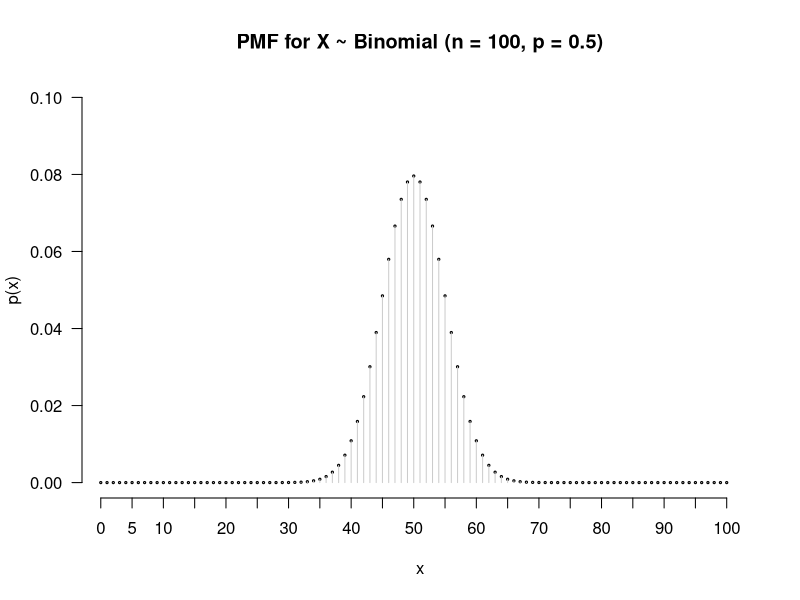

R code for this plot: (Note: this script raises an error after producing the figure.)
# binomial

x_values <- 0:100

# Now we produce an empty plot.
plot(
  x = x_values,
  ylim = c(0, 0.1), # With ylim you can adjust the limits of the y axis.
  type = "n",       # type "n" produces an empty plot window.
  main = "PMF for X ~ Binomial (n = 100, p = 0.5)",
  xlab = "x",
  ylab = "p(x)",
  las = 1,
  frame = F,
  axes = F
)
axis(1, seq(0,100,5), labels = seq(0,100,5))
axis(2, seq(0, 0.1,0.02), las = 1)
# Let's add the points.
points(x_values, 
       dbinom(x_values, size = 100, p = 0.5), 
       cex = 0.3, 
       pch = 19, 
       # col = viridis(1)
)

segments(x0 = x_values, 
         y0 = 0, 
         x1 = x_values, 
         y1 = dbinom(x_values, size = 100, p = 0.5), 
         col = "grey80"
)

## pbinom
# And those lines we know from the lecture.
segments(x0 = x_values[1:56], 
         y0 = 0, 
         x1 = x_values[1:56], 
         y1 = dbinom(x_values[1:56], size = 100, p = 0.5), 
         col = viridis(4)[1]
) 
arrows(
  48,
  .05,
  30,
  .07,
  code = 1,
  angle = 45,
  length = .1,
  lwd = 2,
  col = viridis(3)[1]
)
text(x = 30,
     y = 0.07,
     paste('P(X <= 55) =', '\npbinom(55, 100, 0.5) =\n',
           'dbinom(0, 100, 0.5) + dbinom(1, 100, 0.5) +\n... + dbinom(55, 100, 0.5) =',
           round(pbinom(55, 100, 0.5), 3)),
     pos = 3,
     cex = .85)
#dbinom
points(55, 
       dbinom(55, size = 100, p = 0.5), 
       cex = 1, 
       pch = 19, 
       col = viridis(4)[2]
)
arrows(
  55,
  dbinom(55, 100, 0.5),
  65,
  .07,
  code = 1,
  angle = 45,
  length = .1,
  lwd = 2,
  col = viridis(4)[2]
)
text(x = 65,
     y = 0.07,
     paste('p(X=55) =\ndbinom(55, 100, 0.5) =', round(dbinom(55, 100, 0.5), 3)),
     pos = 3,
     cex = .85)
abline(h = dbinom(55, 100, 0.5),
       col = viridis(4)[2],
       lwd = 0.5,
       lty = 2)

axis(2, at = dbinom(55, 100, 0.5), labels = round(dbinom(55, 100, 0.5), 3),
     las = 1, lwd = 0.5)

# qbinom 
points(55, 
       0, 
       cex = 1, 
       pch = 19, 
       col = viridis(4)[3]
)
arrows(
  55,
  0,
  65,
  .02,
  code = 1,
  angle = 45,
  length = .1,
  lwd = 2,
  col = viridis(4)[3]
)
text(x = 69,
     y = 0.02,
     paste('86.4th quantile =\nqbinom(0.86, 100, 0.5) =', round(qbinom(0.864, 100, 0.5), 3)),
     pos = 3,
     cex = .85)


# rbinom
par(xpd = T)
points(rbinom(30, 100, 0.5),
       jitter(rep(0, 30), factor = 0.5),
       pch = 19,
       cex = .6,
       col = viridis::viridis(4)[4])
arrows(
  45,
  .01,
  27,
  .03,
  code = 1,
  angle = 30,
  length = .1,
  lwd = 2,
  col = viridis::viridis(4)[4]
)
text(  27,
       .03,
       'rbinom(30, 100, 0.5)',
       # col = viridis::viridis(4)[4],
       cex = .85,
       pos = 3)
par(xpd = F)